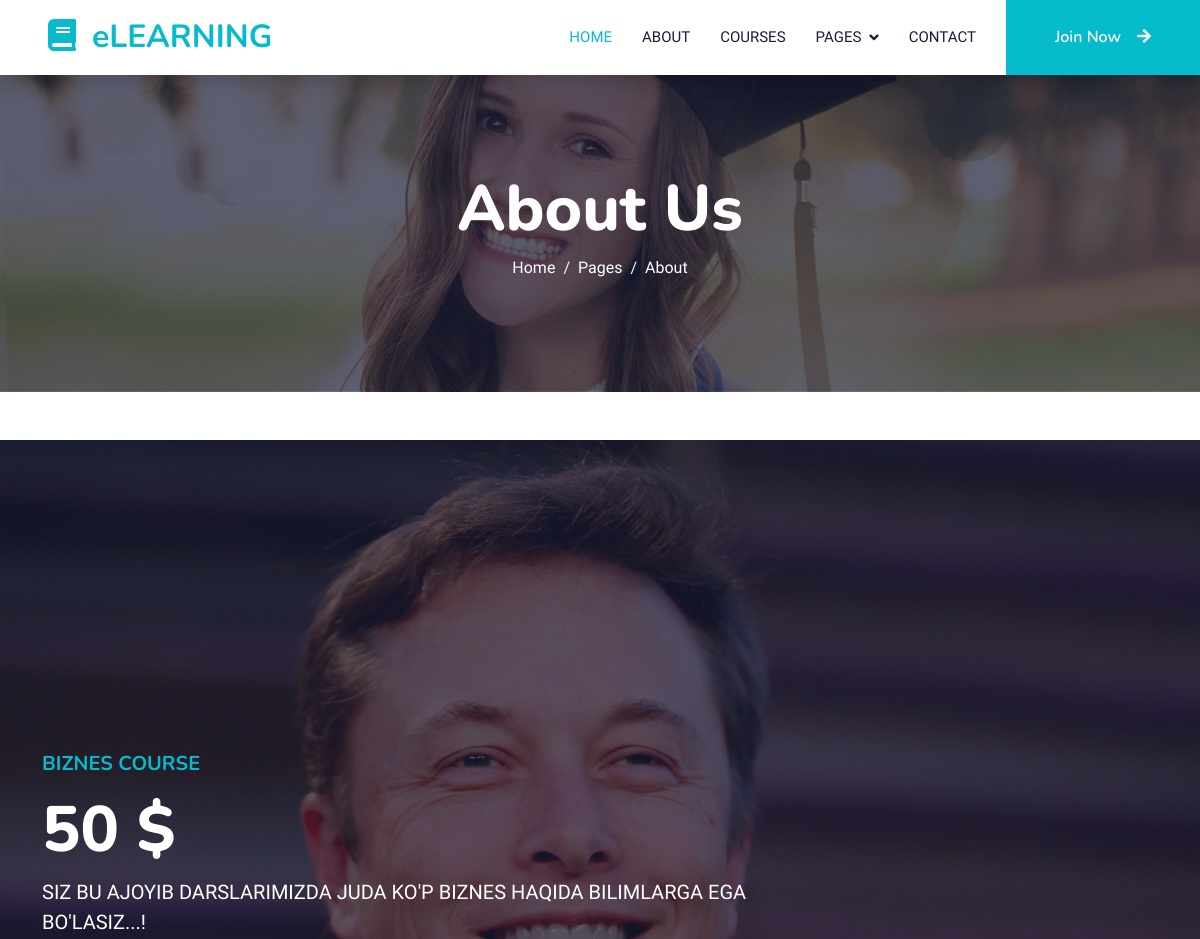
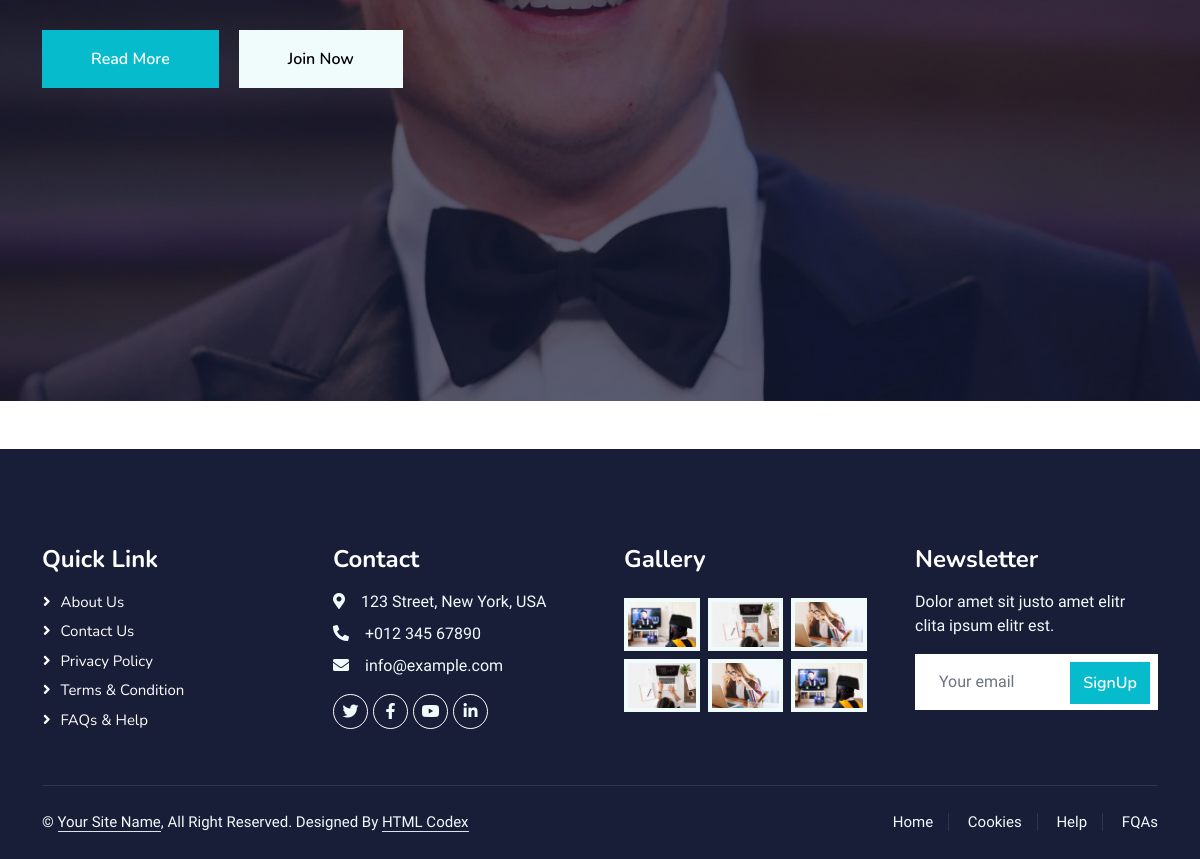
Screenshot of /adds/1 with the database file from the repository (2 pictures, top to bottom).
### blog/models.py (models this page shows, shortened)
class Add(models.Model):
    name = models.CharField(max_length=300)
    price = models.IntegerField()
    bio = models.TextField()
    img = models.ImageField(upload_to='index/img')

### blog/views.py (the view)
# urls.py: path('adds/<int:id>', addsdetailview, name='addsDetail'),
def addsdetailview(request,id):
    try:
        adds=Add.objects.get(id=id)
        context = {
            "adds":adds
        }
    except adds.DoesNotExist:
        raise Http404("No adds found")
    return render(request,"adds_detail.html",context=context)

### template/adds_detail.html
{% extends 'base.html' %}
{% load static %}
{% block content %}
  <div class="owl-carousel-item position-relative">
                <img class="img-fluid" src={{adds.img.url}} alt="">
                <div class="position-absolute top-0 start-0 w-100 h-100 d-flex align-items-center" style="background: rgba(24, 29, 56, .7);">
                    <div class="container">
                        <div class="row justify-content-start">
                            <div class="col-sm-10 col-lg-8">
                                <h5 class="text-primary text-uppercase mb-3 animated slideInDown">{{adds.name}}</h5>
                                <h1 class="display-3 text-white animated slideInDown">{{adds.price}} $</h1>
                                <p class="fs-5 text-white mb-4 pb-2">{{adds.bio}}</p>
                                <a href="" class="btn btn-primary py-md-3 px-md-5 me-3 animated slideInLeft">Read More</a>
                                <a href="" class="btn btn-light py-md-3 px-md-5 animated slideInRight">Join Now</a>
                            </div>
                        </div>
                    </div>
                </div>
            </div>
{% endblock content %}

### static/css/style.css (style rules this page uses)
:root { --primary: #06BBCC; --light: #F0FBFC; --dark: #181d38; }
.btn { font-family: 'Nunito', sans-serif; font-weight: 600; transition: .5s; }
.btn.btn-primary, .btn.btn-secondary { color: #FFFFFF; }

### template/base.html (style rules this page uses)
:root { --primary: #06BBCC; --light: #F0FBFC; --dark: #181d38; }
.btn { font-family: 'Nunito', sans-serif; font-weight: 600; transition: .5s; }
.btn.btn-primary, .btn.btn-secondary { color: #FFFFFF; }

### rows the page displays
Add: img (picture), name "BIZNES COURSE", price "50", bio "SIZ BU AJOYIB DARSLARIMIZDA JUDA KO'P BIZNES HAQIDA BILIMLARGA EGA BO'LASIZ...!"
